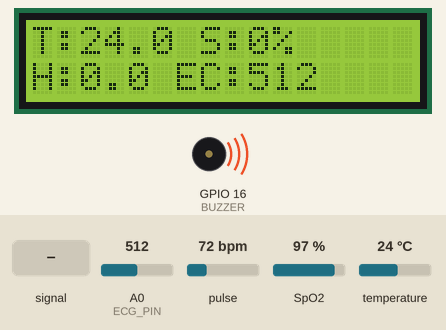
Bench run of a sketch on a simulated ESP8266 (NodeMCU). Shown: 16×2 character LCD, buzzer (waves = sounding, pin HIGH). Inputs (shaded band) come from the test bench; at power-on: temperature 24 °C, pulse 72 bpm, A0 (ECG_PIN) = 512, SpO2 97 %. WiFi joins after 1.5 s; servers stay silent unless stated; what the sketch prints to the serial monitor is not drawn.

Above: at 4.8 s.
4.9 s: A0 (ECG_PIN) fed a 200 Hz sine of ±460 counts around its level
At 6.9 s:
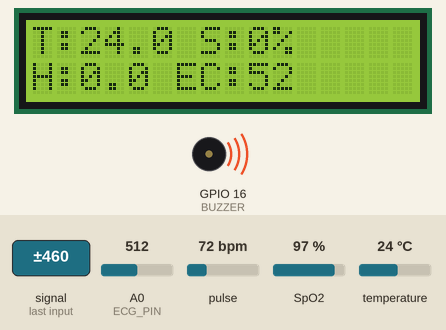
9.0 s: temperature set to 34.9 °C
At 9.7 s:
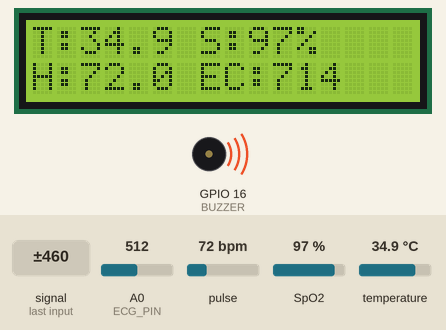
12.1 s: temperature set to 36.1 °C
At 12.7 s:
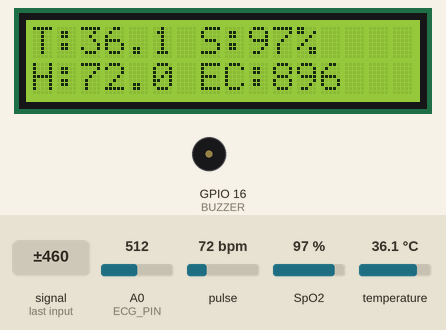
16.2 s: pulse set to 62 bpm
At 18.1 s:
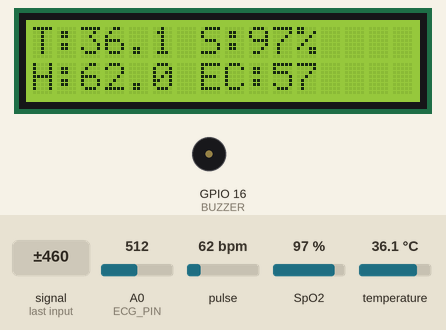
20.3 s: pulse set to 58 bpm
At 21.0 s:
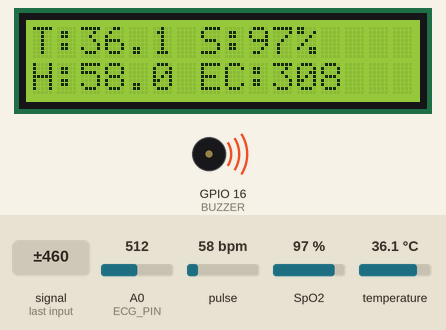
23.6 s: A0 (ECG_PIN) set to 716
At 25.1 s:
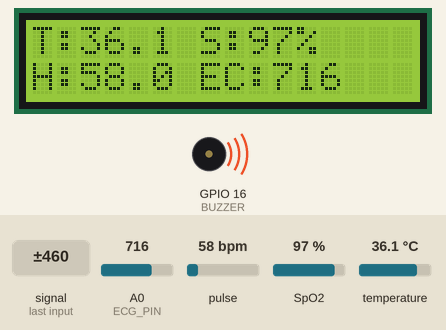
Timing chart, 0 to 26.2 s (numbered marks = the images above; inputs shaded):
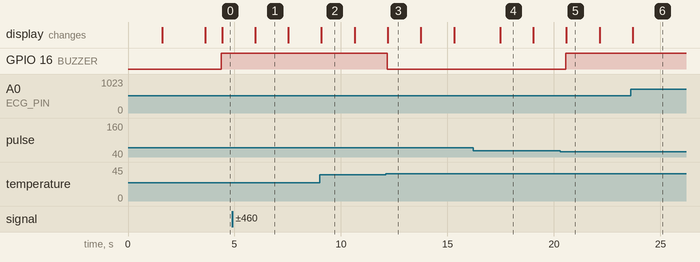

Measured:
- the behaviour switches between 35.2 and 35.3 °C on temperature (found by bisection; images 2 and 3)
- the behaviour switches between 60 and 59 bpm on pulse (found by bisection; images 4 and 5)
- after the input at 4.9 s, the display: changes after 1.1 s (image 1)
- after the input at 12.1 s, GPIO 16 (BUZZER): HIGH → LOW after 0.07 s
- after the input at 20.3 s, GPIO 16 (BUZZER): LOW → HIGH after 0.26 s
- what the display in image 1 shows lasts 1.5 s, from 6.0 s to 7.5 s

The sketch:

temperature.ino
```cpp
#include <Wire.h>
#include <LiquidCrystal_I2C.h>
#include <ESP8266WiFi.h>
#include <FirebaseESP8266.h>
#include "MAX30100_PulseOximeter.h"
#include <OneWire.h>
#include <DallasTemperature.h>

// WiFi credentials
const char* ssid = "Slayer";
const char* password = "Haseeb@1999";

// Firebase credentials
#define FIREBASE_HOST "your-project-id.firebaseio.com"
#define FIREBASE_AUTH "your-database-secret-or-token"

FirebaseData firebaseData;

// Pins and Objects
#define BUZZER  16
#define ONE_WIRE_BUS 2
#define ECG_PIN A0

LiquidCrystal_I2C lcd(0x27, 16, 2);
OneWire oneWire(ONE_WIRE_BUS);
DallasTemperature sensors(&oneWire);
PulseOximeter pox;

// Timing
unsigned long lastSendTime = 0;
const unsigned long sendInterval = 16000;
const unsigned long lcdUpdateInterval = 1000;
unsigned long lastLcdUpdate = 0;

// Variables
float temperature;
float heartRate;
float spo2;
int ecgValue;

// Function to handle abnormal values
void handleAbnormal() {
  digitalWrite(BUZZER, HIGH);
  Serial.println("Abnormal Condition Detected!");
}

// Function to handle normal values
void handleNormal() {
  digitalWrite(BUZZER, LOW);
  Serial.println("Normal Condition");
}

// WiFi connection check
void checkWiFi() {
  if (WiFi.status() != WL_CONNECTED) {
    Serial.println("WiFi Disconnected!");
  }
}

void setup() {
  // Initialize serial and peripherals
  Serial.begin(9600);
  lcd.begin();
  lcd.backlight();
  pinMode(BUZZER, OUTPUT);
  digitalWrite(BUZZER, LOW);

  // Display WiFi connecting message on LCD
  lcd.clear();
  lcd.setCursor(0, 0);
  lcd.print("Connecting to");
  lcd.setCursor(0, 1);
  lcd.print("WiFi...");

  // Connect to WiFi
  WiFi.begin(ssid, password);
  while (WiFi.status() != WL_CONNECTED) {
    delay(500);
    Serial.print(".");
  }
  Serial.println("\nWiFi connected");

  // Clear LCD and display connection status
  lcd.clear();
  lcd.setCursor(0, 0);
  lcd.print("WiFi Connected");
  delay(2000);
  lcd.clear();

  // Initialize Firebase
  Firebase.begin(FIREBASE_HOST, FIREBASE_AUTH);
  Firebase.reconnectWiFi(true);

  // Initialize sensors
  sensors.begin();
  pox.begin();
}

void loop() {
  // Check WiFi status
  checkWiFi();

  // Read heart rate and SpO2 from MAX30100
  pox.update();

  // Read temperature from DS18B20
  sensors.setWaitForConversion(true);
  sensors.requestTemperatures();
  temperature = sensors.getTempCByIndex(0);
  sensors.setWaitForConversion(false);

  // Read heart rate and SpO2
  heartRate = pox.getHeartRate();
  spo2 = pox.getSpO2();

  // Read ECG sensor
  ecgValue = analogRead(ECG_PIN);

  // Check for abnormal conditions
  if (temperature > 40.1 || temperature < 35.2 || heartRate < 60 || heartRate > 100 || spo2 < 93) {
    handleAbnormal();
  } else {
    handleNormal();
  }

  // Update LCD periodically
  if (millis() - lastLcdUpdate >= lcdUpdateInterval) {
    lastLcdUpdate = millis();
    lcd.clear();
    lcd.setCursor(0, 0);
    lcd.print("T:");
    lcd.print(temperature, 1);
    lcd.print(" S:");
    lcd.print(spo2, 0);
    lcd.print("%");

    lcd.setCursor(0, 1);
    lcd.print("H:");
    lcd.print(heartRate, 1);
    lcd.print(" EC:");
    lcd.print(ecgValue);
  }

  // Send data to Firebase periodically
  if (millis() - lastSendTime >= sendInterval && WiFi.status() == WL_CONNECTED) {
    lastSendTime = millis();

    String path = "/HealthData";

    Firebase.setFloat(firebaseData, path + "/temperature", temperature);
    Firebase.setFloat(firebaseData, path + "/heartRate", heartRate);
    Firebase.setFloat(firebaseData, path + "/spo2", spo2);
    Firebase.setInt(firebaseData, path + "/ecg", ecgValue);

    if (firebaseData.httpCode() != 200) {
      Serial.print("Error sending data: ");
      Serial.println(firebaseData.errorReason());
    }
  }
}
```
